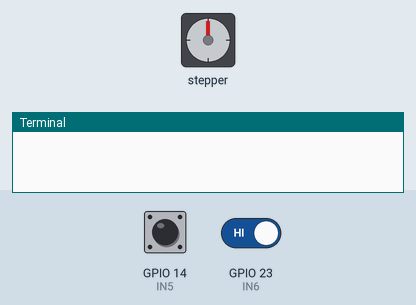
The program below on a simulated Raspberry Pi (BCM pin numbers). Parts: stepper motor, the last lines printed to the terminal. Inputs (shaded band) come from the test bench; at power-on: GPIO 23 (IN6) HIGH, GPIO 14 (IN5) LOW. The stepper is drawn at 2048 steps a turn; the clock reads 2024-03-15 10:24:30 at power-on unless the program sets it.

Above: at 5.0 s.
5.1 s: GPIO 23 (IN6) driven LOW
At 6.3 s:
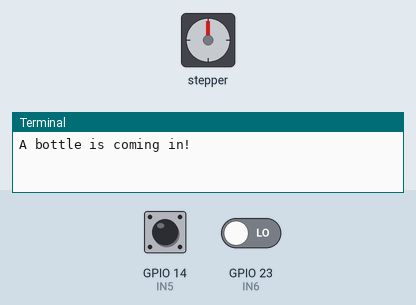
At 7.9 s:
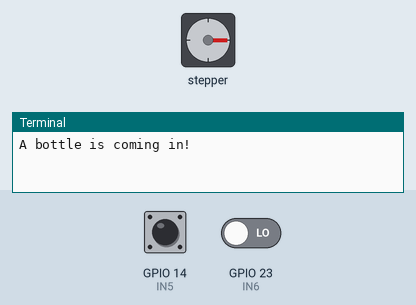
8.1 s: GPIO 14 (IN5) pulled HIGH for 3.2 s
At 11.9 s:
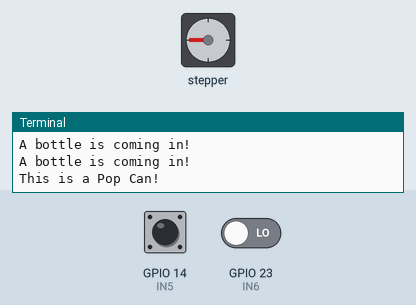
12.8 s: GPIO 14 (IN5) pulled HIGH for 1 s
16.8 s: GPIO 23 (IN6) driven HIGH
Timing chart, 0 to 19.3 s (numbered marks = the images above; inputs shaded):
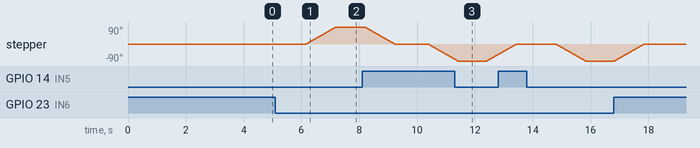

Measured:
- after the input at 5.1 s, stepper: turns 90° clockwise in 1.0 s, starting after 1.1 s

The program:

11.28_Ir+In+1StepMotor_.py
```python
import RPi.GPIO as GPIO
import time

IN1 = 19
IN2 = 26
IN3 = 20
IN4 = 21
IN5 = 14
IN6 = 23


delay = 0.002 #控制转速，增大则转速变慢  最快稳定转速大概为0.0017（这个速度想要转的话需要预热，不然转不起来）
steps = 128  #控制转动时长
bottles = 0
mode = 0

def init():
    GPIO.setwarnings(False)
    GPIO.setmode(GPIO.BCM)
    GPIO.setup(IN1, GPIO.OUT)
    GPIO.setup(IN2, GPIO.OUT)
    GPIO.setup(IN3, GPIO.OUT)
    GPIO.setup(IN4, GPIO.OUT)
    GPIO.setup(IN6, GPIO.IN)
    GPIO.setup(IN5, GPIO.IN, pull_up_down=GPIO.PUD_DOWN)
    pass

def detect():
    global bottles, mode
    while(bottles < 8):
        if GPIO.input(IN6) == 0:
            time.sleep(0.05)
            bottles += 1
            print ("A bottle is coming in!")
            interval = True
            begin = time.time()
            while interval == True:
                if GPIO.input(IN5) == 1:
                    mode = 1
                if time.time() - begin >= 1:
                    interval = False
            if mode == 1:
                print ("This is a Pop Can!")
                step(False)
                time.sleep(1)
                step(True)
                time.sleep(0.2)
                GPIO.setup(IN5, GPIO.IN, pull_up_down=GPIO.PUD_DOWN)
                time.sleep(0.1)
            else:
                step(True)
                time.sleep(1)
                step(False)
                time.sleep(0.1)
            mode = 0


def setStep(h1, h2, h3, h4):
    GPIO.output(IN1, h1)
    GPIO.output(IN2, h2)
    GPIO.output(IN3, h3)
    GPIO.output(IN4, h4)

def stop():
    setStep(0,0,0,0)

def step(direction):
    if direction == 1:
        for i in range(0, steps):
            setStep(1, 0, 0, 0)
            time.sleep(delay)
            setStep(0, 1, 0, 0)
            time.sleep(delay)
            setStep(0, 0, 1, 0)
            time.sleep(delay)
            setStep(0, 0, 0, 1)
            time.sleep(delay)
    else:
        for i in range(0, steps):
            setStep(0, 0, 0, 1)
            time.sleep(delay)
            setStep(0, 0, 1, 0)
            time.sleep(delay)
            setStep(0, 1, 0, 0)
            time.sleep(delay)
            setStep(1, 0, 0, 0)
            time.sleep(delay)


time.sleep(1)
init()
detect()
GPIO.cleanup()
```
